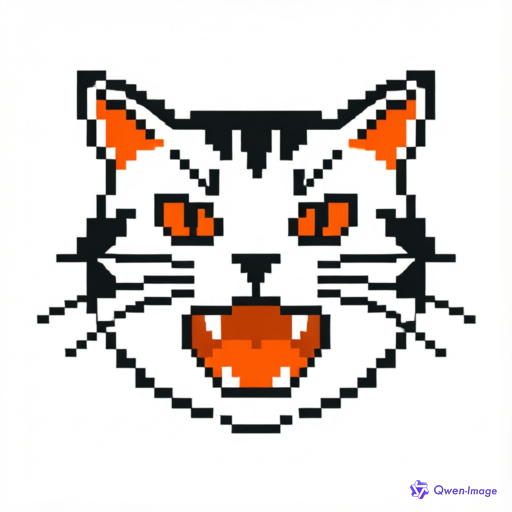
#> input picture mcp_image_generate/test/pixel__2.png, 512 x 512 px
$ python -i image_service.py   (imports and definitions only)
#> lines starting #> are read from the running program, lines starting #| are printed output that depends on the picture
import os
import base64
from http import HTTPStatus
from typing import Dict, Any, Optional, List

import dashscope
import requests
from dashscope import MultiModalConversation
from PIL import Image, ImageFilter, ImageEnhance
import io
import numpy as np

# 阿里云百炼 / DashScope 多模态文生图默认网关（与官方示例一致）
dashscope.base_http_api_url = "https://dashscope.aliyuncs.com/api/v1"


class ImageService:
    def __init__(
        self,
        api_url: Optional[str] = None,
        api_key: Optional[str] = None,
        image_model: str = "qwen-image-2.0",
    ):
        self.name = "Image Generation Service"
        self.version = "1.0.0"
        self.author = "AIO-2030"
        self.github = "https://github.com/AIO-2030/mcp_image_generate"

        self.api_url = api_url
        self.api_key = (api_key or os.getenv("DASHSCOPE_API_KEY") or "").strip()
        if not self.api_key:
            raise ValueError(
                "需要提供 DashScope API Key：构造参数 api_key 或环境变量 DASHSCOPE_API_KEY"
            )

        self.image_model = os.getenv("DASHSCOPE_IMAGE_MODEL", image_model)

    # [360 lines left out: functions _dashscope_size_string, _extract_image_ref_from_multimodal, _image_reference_to_base64, get_help_info, help, generate_image, not called in this run]

    def image_generation_prompt(self, prompt: str) -> str:
        """Create an image generation prompt template"""
        return f"Please generate an image based on the following prompt: {prompt}"

    # [160 lines left out: functions image_resource, enhance_pixel_emoji_image, pixel_image_generate, not called in this run]

>>> import cv2
>>> picture = cv2.imread('test/pixel__2.png', cv2.IMREAD_GRAYSCALE)
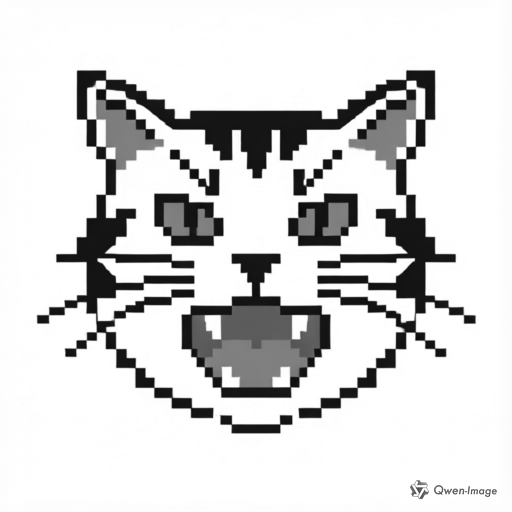
#> picture: shape (512, 512); min 9, max 255, mean 215
>>> result = ImageService().enhance_pixel_emoji_image(picture)
#> (the run stopped early here; a loop or call above may not have finished)
